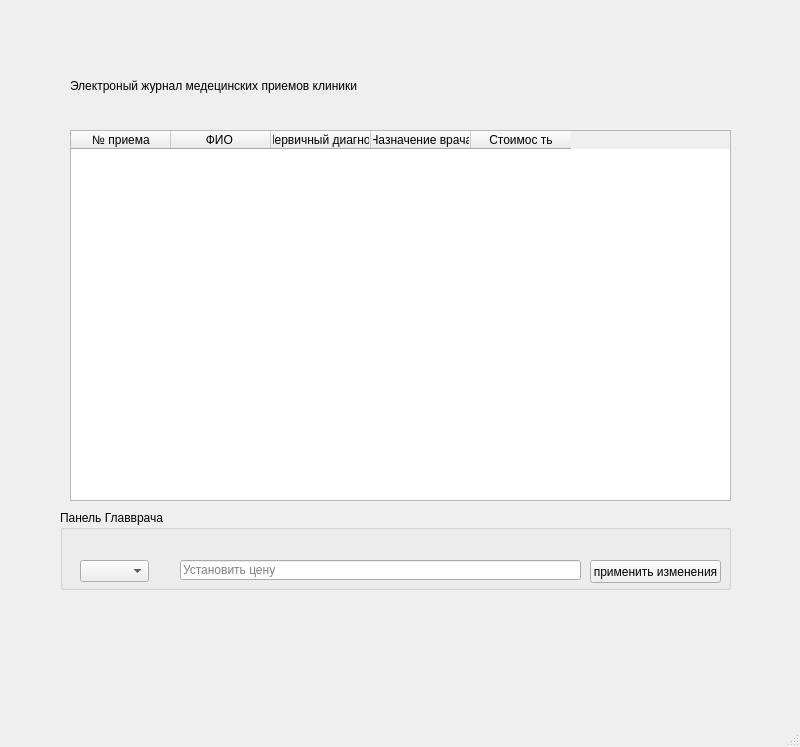
<?xml version="1.0" encoding="UTF-8"?>
<ui version="4.0">
 <class>MainWindow</class>
 <widget class="QMainWindow" name="MainWindow">
  <property name="geometry">
   <rect>
    <x>0</x>
    <y>0</y>
    <width>800</width>
    <height>747</height>
   </rect>
  </property>
  <property name="windowTitle">
   <string>MainWindow</string>
  </property>
  <widget class="QWidget" name="centralwidget">
   <widget class="QWidget" name="verticalLayoutWidget">
    <property name="geometry">
     <rect>
      <x>70</x>
      <y>50</y>
      <width>661</width>
      <height>71</height>
     </rect>
    </property>
    <layout class="QVBoxLayout" name="verticalLayout">
     <item>
      <widget class="QLabel" name="label">
       <property name="text">
        <string>Электроный журнал медецинских приемов клиники</string>
       </property>
      </widget>
     </item>
    </layout>
   </widget>
   <widget class="QTableWidget" name="appointments_table">
    <property name="geometry">
     <rect>
      <x>70</x>
      <y>130</y>
      <width>661</width>
      <height>371</height>
     </rect>
    </property>
    <column>
     <property name="text">
      <string>№ приема</string>
     </property>
    </column>
    <column>
     <property name="text">
      <string>ФИО </string>
     </property>
    </column>
    <column>
     <property name="text">
      <string>Первичный диагноз</string>
     </property>
    </column>
    <column>
     <property name="text">
      <string>Назначение врача</string>
     </property>
    </column>
    <column>
     <property name="text">
      <string>Стоимос ть</string>
     </property>
    </column>
   </widget>
   <widget class="QGroupBox" name="admin_panel_box">
    <property name="geometry">
     <rect>
      <x>60</x>
      <y>510</y>
      <width>671</width>
      <height>80</height>
     </rect>
    </property>
    <property name="title">
     <string>Панель Главврача</string>
    </property>
    <widget class="QLineEdit" name="price_input">
     <property name="geometry">
      <rect>
       <x>120</x>
       <y>50</y>
       <width>401</width>
       <height>20</height>
      </rect>
     </property>
     <property name="placeholderText">
      <string>Установить цену</string>
     </property>
    </widget>
    <widget class="QComboBox" name="patient_combo">
     <property name="geometry">
      <rect>
       <x>20</x>
       <y>50</y>
       <width>69</width>
       <height>22</height>
      </rect>
     </property>
    </widget>
    <widget class="QPushButton" name="save_price_btn">
     <property name="geometry">
      <rect>
       <x>530</x>
       <y>50</y>
       <width>131</width>
       <height>23</height>
      </rect>
     </property>
     <property name="text">
      <string>применить изменения</string>
     </property>
    </widget>
   </widget>
  </widget>
  <widget class="QMenuBar" name="menubar">
   <property name="geometry">
    <rect>
     <x>0</x>
     <y>0</y>
     <width>800</width>
     <height>21</height>
    </rect>
   </property>
  </widget>
  <widget class="QStatusBar" name="statusbar"/>
 </widget>
 <resources/>
 <connections/>
</ui>
